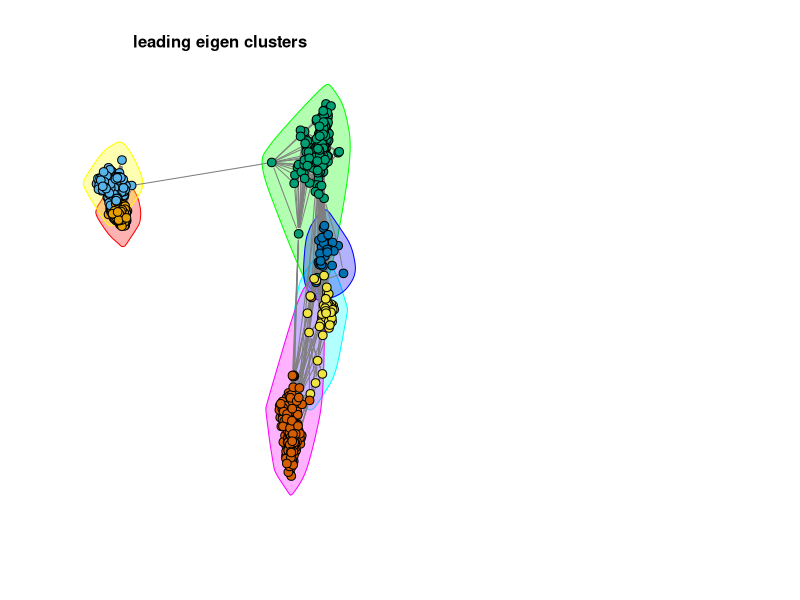

Write R code to recreate this figure. (Note: this script raises an error after producing the figure.)
## ---- chunk 1
library(tidyverse)
library(reshape2)
library(readxl)
library(igraph)
## ---- chunk 2

# previous typing data has different VSG gene names, rename them
knownTypes <- read_xlsx("FigureData/All_VSG_BLASTtreeNterm.types.xlsx")
knownTypes <- knownTypes[grep("Tb427", knownTypes$ID), ]
translateID <-read_tsv("FigureData/GAMC_VSGnome2Tb427_2018.translation.txt",col_names = F)
colnames(translateID) <- c("old_name", "new_name")

nameChange <- inner_join(knownTypes[grep("VSG", knownTypes$ID), ], translateID, by = c("ID"="old_name"))
nameChange <- nameChange %>% select(new_name, Nterm)
colnames(nameChange) <- c("ID", "Nterm")

knownTypes <- knownTypes[-grep("VSG", knownTypes$ID), ]
knownTypes <- rbind(knownTypes, nameChange)

knownTypes$colors <- ifelse(knownTypes$Nterm == "A1", "skyblue", knownTypes$Nterm)
knownTypes$colors <- ifelse(knownTypes$Nterm == "A2", "steelblue1", knownTypes$colors)
knownTypes$colors <- ifelse(knownTypes$Nterm == "A3", "steelblue", knownTypes$colors)
knownTypes$colors <- ifelse(knownTypes$Nterm =="B1", "tomato", knownTypes$colors)
knownTypes$colors <- ifelse(knownTypes$Nterm =="B2", "red3", knownTypes$colors)

#import cluster reference table to rename patient VSG by cluster name rather than Trinity ID
cluster_reference_table <- read_csv("FigureData/NetworkPlot_clusterReference.csv")

## ---- chunk 3

Nlinks <- read_csv("FigureData/NterminalNetwork.csv", col_names=F)
colnames(Nlinks) <- c("from", "to", "evalue")
Nlinks$from <- as.character(Nlinks$from)
Nlinks$to <- as.character(Nlinks$to)

# filter Nlinks so that we include only expressed patient VSGs
# import tables of expressed patient VSG
# rhodesiense data from Christine Clayton's group, hence CC
CCexpressed <- read_csv("FigureData/Mulindwa2018_rhodesienseVSGtyped.csv")
#remove patient 74
CCexpressed <- CCexpressed[!CCexpressed$patient_number==74, ]
CCexpressed$cluster <- sub("Cluster", "Rhodesiense", CCexpressed$cluster)
CCexpressed <- CCexpressed %>% select(cluster, original_seq_length, nterm_seq_length, nterm_typesubtype) %>% .[!duplicated(.$cluster), ]

# gambiense data sequenced by Sarah, so SS
SSexpressed <- read_csv("FigureData/TbgAssembledVSG.csv")
SSexpressed$cluster <- sub("Cluster", "Gambiense", SSexpressed$cluster) 
# filter to include just the highly expressed VSG
SS_list <- SSexpressed %>% dplyr::group_by(patient_number) %>% dplyr::count(cluster) %>% dplyr::filter(n>1) %>% dplyr::ungroup() 
SSexpressed <- SSexpressed[SSexpressed$cluster %in% SS_list$cluster, ] %>% select(cluster, original_seq_length, nterm_seq_length, nterm_typesubtype) %>% distinct()

patient_hmmscan <- bind_rows(SSexpressed, CCexpressed)
colnames(patient_hmmscan)[1] <-"original_seqID"
patient_hmmscan

expressed <- c(SSexpressed$cluster, CCexpressed$cluster)

#add to knownTypes table as unknowns so we can color code them in network plots
unknowns <- tibble(ID = expressed)
unknowns$Nterm <- ifelse(grepl("Gambiense", unknowns$ID), "Gam", "Rho")
unknowns$colors <- ifelse(grepl("Gambiense", unknowns$ID), "white", "yellow")

knownTypes <- bind_rows(knownTypes, unknowns)

# there may be too many nodes to plot, if this happens we will see a cloud rather than distinct clusters
# may want to filter out pseudogenes or fragments
# the hmm profile typing output has sequence length information that will allow me to filter out sequence ID's for fragments. a complete VSG should be ~400 AA's long

#import hmm pipeline output for Lister 427
hmmscan <- read_csv("FigureData/VSG.TbruceiLister427_2018_NtermSummary.csv")
#select relevant columns and filter for most likely complete VSGs >400AA
filter_hmmscan <- hmmscan %>% select(original_seqID, original_seq_length, nterm_seq_length ,nterm_typesubtype) %>% filter(original_seq_length>400 & nterm_seq_length>100) %>% filter(!grepl("pseudogene", .$original_seqID))

#add the hmm types from the patient sets to filter_hmmscan
filter_ref <- bind_rows(filter_hmmscan, patient_hmmscan)
filter_ref <- inner_join(filter_ref, knownTypes, by = c("original_seqID" = "ID"))


#curate node information
# node information will be used later to color code plot based on other typing methods
nodes <- arrange(unique(Nlinks[1]), from)
node_info <- inner_join(nodes, filter_ref, by = c("from" = "original_seqID")) %>% select(from, Nterm, colors)

## ---- chunk 4

# legends for the known VSG plot
typeVSGpalette <- c("skyblue", "steelblue1", "steelblue", "tomato", "red3", "white")
group_ids <- lapply(node_info %>% split(.$Nterm), function(grp) { grp$from })

# here I will only plot reference set and the gambiense patients
Gambiense <- Nlinks[!(grepl("Rhodesiense", Nlinks$from)), ] %>% .[!(grepl("Rhodesiense", .$to)), ]

gambiense_cutoff3 <- filter(Gambiense, evalue < 1e-3)
gambiense3 <- graph_from_data_frame(d=gambiense_cutoff3, vertices=node_info[!(grepl("Rhodesiense", node_info$from)), ], directed=F)
gambiense_simple3 <- igraph::simplify(gambiense3, remove.multiple = T, remove.loops = T)
gambiense_cluster3 <- cluster_leading_eigen(gambiense_simple3)


gambiense_community3 <- gambiense_cluster3$membership
# extract seq ID from the network plot dataframe
gv3 <- as_ids(V(gambiense_simple3))
# each of these can be the column of the dataframe
gv3com <- data.frame(gv3,gambiense_community3)
colnames(gv3com) <- c("original_seqID", "eigen_cluster")
gv3com <- merge(gv3com, filter_ref)
gv3com$eigen_cluster <- as.factor(gv3com$eigen_cluster)

gcom3_ids <- lapply(gv3com %>% split(.$eigen_cluster), function(grp) { grp$VSG })
gcolor3 <- c("#E69F00", "#56B4E9", "#009E73", "#F0E442", "#0072B2", "#D55E00")
gv3com$Colors <- gcolor3[gv3com$eigen_cluster]

par(mfrow=c(1,2))
set.seed(1234) #keeps the orientation the same for each graph iteration. Don't delete even though it seems redundant
plot(gambiense_cluster3 #cluster communities
     , gambiense_simple3 #maps the vertices and edges
     , edge.color = "grey50" 
     , vertex.size = 7
     , asp = 0
     , edge.arrow.size = 0
     , edge.width = 1
     , vertex.label = NA)
title("leading eigen clusters", cex.main = 1) #plot title
legend("bottomleft", bty = "n",
       legend = levels(gv3com$eigen_cluster),
       col= color3[as.numeric(levels(gv3com$eigen_cluster))],pch = 19, pt.cex = 1.2, cex=0.8, horiz = FALSE)

set.seed(1234)
plot(gambiense_simple3
     , edge.color = "grey50" 
     , vertex.size = 7
     , asp = 0
     , edge.arrow.size = 0
     , edge.width = 2
     , vertex.label = NA
     , vertex.color = node_info[!(grepl("Rhodesiense", node_info$from)), ] %>% .$colors)
title("1e-3 evalue cutoff", cex.main = 1)
legend('bottomleft', legend = names(group_ids[1:6]),
       col = typeVSGpalette[1:6],
       pch = 19, bty = "n",  pt.cex = 1.5, cex = 0.8, 
       text.col = "black", horiz = FALSE)

communities(gambiense_cluster3)

gambiense_cutoff2 <- filter(Gambiense, evalue < 1e-2)
gambiense2 <- graph_from_data_frame(d=gambiense_cutoff2, vertices=node_info[!(grepl("Rhodesiense", node_info$from)), ], directed=F)
gambiense_simple2 <- igraph::simplify(gambiense2, remove.multiple = T, remove.loops = T)
gambiense_cluster2 <- cluster_leading_eigen(gambiense_simple2)


gambiense_community2 <- gambiense_cluster2$membership
# extract seq ID from the network plot dataframe
gv2 <- as_ids(V(gambiense_simple2))
# each of these can be the column of the dataframe
gv2com <- data.frame(gv2,gambiense_community2)
colnames(gv2com) <- c("original_seqID", "eigen_cluster")
gv2com <- merge(gv2com, filter_ref)
gv2com$eigen_cluster <- as.factor(gv2com$eigen_cluster)

gcom2_ids <- lapply(gv2com %>% split(.$eigen_cluster), function(grp) { grp$VSG })
gcolor2 <- c("#E69F00", "#56B4E9", "#009E73", "#F0E442", "#0072B2", "#D55E00")
gv2com$Colors <- gcolor2[gv2com$eigen_cluster]

par(mfrow=c(1,2))
set.seed(1234) #keeps the orientation the same for each graph iteration. Don't delete even though it seems redundant
plot(gambiense_cluster2 #cluster communities
     , gambiense_simple2 #maps the vertices and edges
     , edge.color = "grey50" 
     , vertex.size = 7
     , asp = 0
     , edge.arrow.size = 0
     , edge.width = 0.8
     , vertex.label = NA)
title("leading eigen clusters", cex.main = 1) #plot title
legend("bottomleft", bty = "n",
       legend = levels(gv2com$eigen_cluster),
       col= gcolor2[as.numeric(levels(gv2com$eigen_cluster))],pch = 19, pt.cex = 1.2, cex=0.8, horiz = FALSE)

set.seed(1234)
plot(gambiense_simple2
     , edge.color = "grey50" 
     , vertex.size = 7
     , asp = 0
     , edge.arrow.size = 0
     , edge.width = 0.8
     , vertex.label = NA
     , vertex.color = node_info[!(grepl("Rhodesiense", node_info$from)), ] %>% .$colors)
title("1e-2 evalue cutoff", cex.main = 1)
legend('bottomleft', legend = names(group_ids[1:6]),
       col = typeVSGpalette[1:6],
       pch = 19, bty = "n",  pt.cex = 1.5, cex = 0.8, 
       text.col = "black", horiz = FALSE)

communities(gambiense_cluster2)

